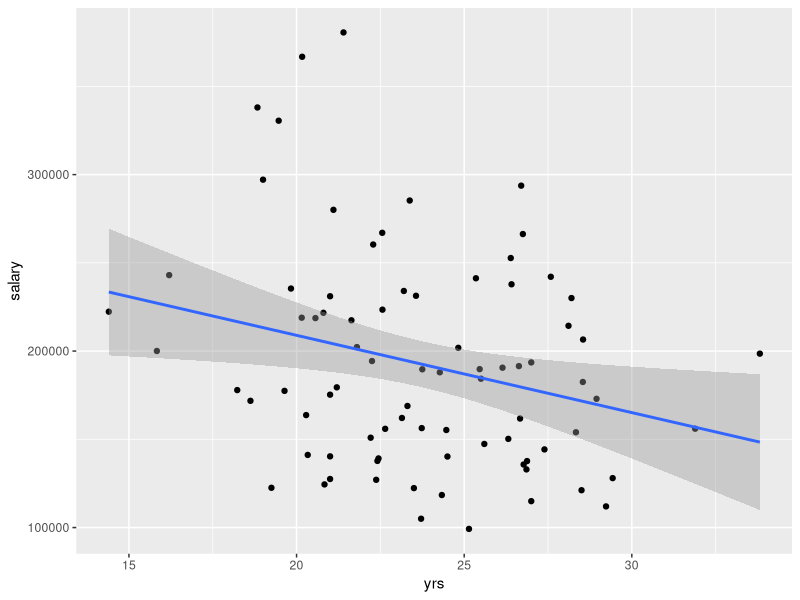
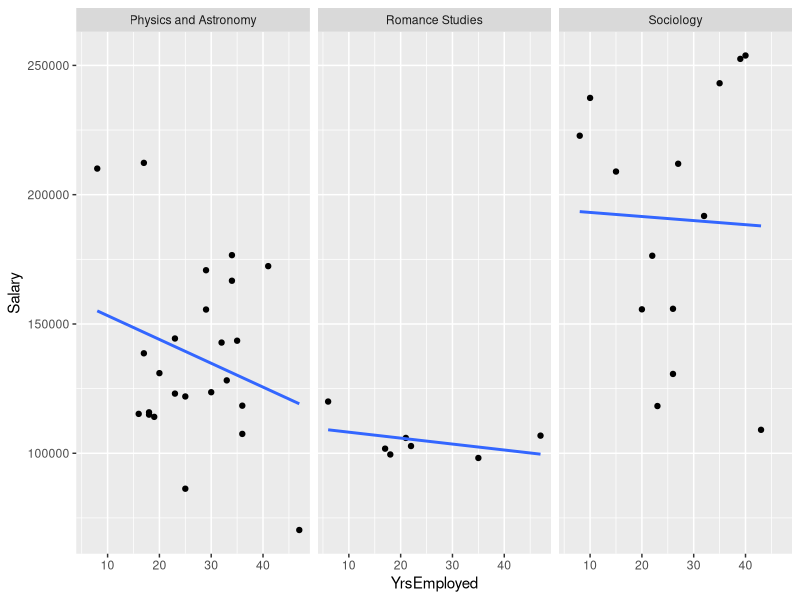
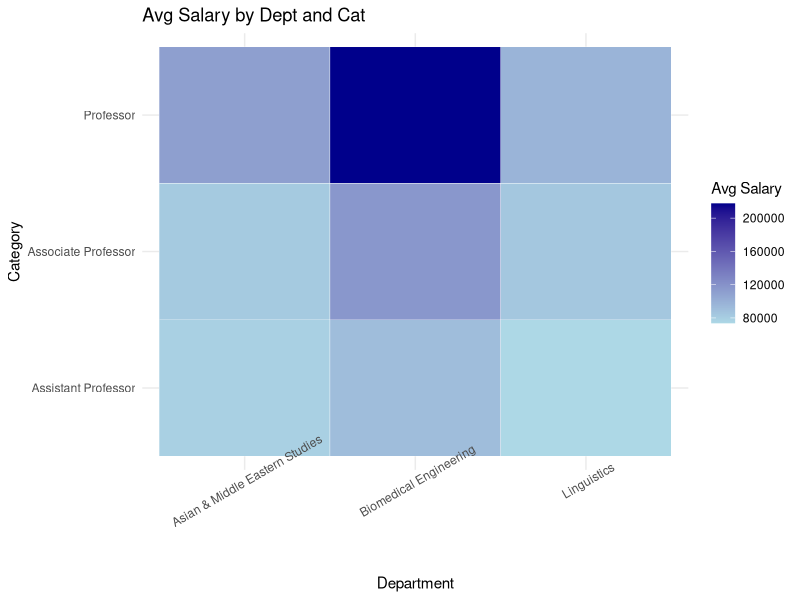

Reproduce these figures in R, in order.
## ---- chunk 1
options(scipen=999)
knitr::opts_chunk$set(echo = TRUE)
library(tidyverse)
## ---- chunk 2
salary=read_csv("Salary Data Export.csv")
## ---- chunk 3
names(salary)
## ---- chunk 4
str(salary,give.attr=F)
?str
## ---- chunk 5
salary$Hire_Date_Pre=as.Date(salary$Hire_Date, format="%m/%d/%Y")
salary$Hire_Date=as.numeric(gsub("-","",salary$Hire_Date_Pre))
salary=as_tibble(salary)
## ---- chunk 6
head(salary,5)
## ---- chunk 7
salary2 = salary %>%
  select(Last_Name, First_Name, Age,
         Hire_Date, Category, Salary,
         Department)
names(salary2)
## ---- chunk 8
salary3 = salary2 %>%
  rename(
    "Last" = "Last_Name",
    "First" = "First_Name",
    "Hire" = "Hire_Date"
  )
names(salary3)  
## ---- chunk 9
salary4 = salary3 %>%
  mutate(
    HireYear = as.numeric(substr(Hire, 1, 4)))
    
str(salary4$HireYear)
# how do i make this numeric and prove its numeric?
?as.numeric
?substr
## ---- chunk 10
salary5 = salary4 %>%
  mutate(
    YrsEmployed = 2025 - HireYear 
  )
str(salary5$YrsEmployed)
## ---- chunk 11
salary.final = salary5 %>%
  subset(select = -c(Hire, HireYear, First, Last)) %>%
  arrange(YrsEmployed, Salary, descending = TRUE) %>%
  select("YrsEmployed", "Salary", everything()) # puts everything else after
  
head(salary.final, 12)
?subset
## ---- chunk 12
# pulling mean salary of my dep and econ dep
my_dep = salary.final %>%
  filter(Department == "Biology") %>%
  summarize(mean_salary = mean(Salary, na.rm = TRUE)) %>%
  pull(mean_salary)

econ_dep = salary.final %>%
  filter(Department == "Economics") %>%
  summarize(mean_salary = mean(Salary, na.rm = TRUE)) %>%
  pull(mean_salary)

# finding diff
diff_n_salary = abs(my_dep - econ_dep)
diff_n_salary
## ---- chunk 13
over90 = salary.final %>%
  filter(Category == "Assistant Professor", Salary >= 90000) %>%
  nrow()
  
total = salary.final %>%
  filter(Category == "Assistant Professor") %>%
  nrow()

prop = over90 / total
prop
?nrow
## ---- chunk 14
cat_tibble = salary.final %>%
  filter(Category %in% c("Instructor", "Lecturer")) %>%
  group_by(Department) %>%
  summarize(
    num_teachrole = n(), # count of those in teaching role
    spending = sum(Salary, na.rm = TRUE) # total salary spending
  ) %>%
  filter(num_teachrole >= 3) %>% # keeps departments w/ at least 3 employees in teaching role
  mutate(
    rank_spending = min_rank(spending) # need this rank column 1 = lowest, but interest in 3
  )

teaching_lownhigh = cat_tibble %>%
  filter(rank_spending == 3 | rank_spending == max(rank_spending)) %>%
  select(Department, num_teachrole, spending)

teaching_lownhigh
## ---- chunk 15
dept_cat_summary = salary.final %>%
  group_by(Department, Category) %>%
  summarize(
    n = n(), # number of employees
    salary = mean(Salary, na.rm = TRUE),
    yrs = mean(YrsEmployed),
    # cor() automatic correlation b/w x, y and includes argument to get rid of NA vals 
    age_vs_salary = cor(Age, Salary, use = "complete.obs") 
  ) %>%
  ungroup()

head(dept_cat_summary, 12)
## ---- chunk 16
combo_cor = dept_cat_summary %>%
  filter(n >= 10) %>%
  arrange(desc(abs(age_vs_salary))) %>% # we already arranged so we just want to select top 5
  slice_head(n = 5) %>% # slice() allows to select/remove/duplicate rows
  select(Department, Category, age_vs_salary)
combo_cor
## ---- chunk 17
exclusions = dept_cat_summary %>%
  filter(Category == "Professor", n >= 5)
# where professors and where departments w/ greater than 5 

scatter = ggplot(data = exclusions, aes(
  x = yrs,
  y = salary
)) +
  geom_point() +
  geom_smooth(method = "lm", se= TRUE)
scatter
## ---- chunk 18
num_unique_vals = length(unique(dept_cat_summary$Department))

selected_depts = salary.final %>%
  filter(Department %in% c("Sociology", "Romance Studies", "Physics and Astronomy"),
         Category == "Professor",
         !is.na(Salary),
         !is.na(YrsEmployed)
)

scatter_unique = ggplot(data = selected_depts, aes(x = YrsEmployed, y = Salary)) +
  geom_point() +
  geom_smooth(method = "lm", se = FALSE) + # this removes shading 
  facet_wrap(~ Department)
  
scatter_unique  # theres no way to use dept_cat_summary to make this analysis b/c it has 1 row per group
## ---- chunk 19
# filter of what departments i need
# using this to find the departments that have atleast one employee in each of 3 cats
# the output are the departments i can choose from

specified_depts = dept_cat_summary %>%
  filter(Category %in% c("Professor", "Associate Professor", "Assistant Professor")) %>%
  group_by(Department) %>%
  summarize(num_cats = n_distinct(Category)) %>% # counts unique combos in vectors, kind of like nrow(unique)
  filter(num_cats == 3)

# filter data for 3 selections and 3 categories specified 
# now im prepping for creation of tile plot
# filtering departments i chose with specifications
# i will use this data to create the tile plot
tile_prep = dept_cat_summary %>%
  filter(
    Department %in% c("Biomedical Engineering", 
                      "Asian & Middle Eastern Studies",
                      "Linguistics"),
    Category %in% c("Professor", "Associate Professor", "Assistant Professor")
  )

# getting to the tile plot
tile_plot = ggplot(data = tile_prep, aes(x = Department, y = Category, fill = salary)) +
  geom_tile(color = "white") + 
  scale_fill_gradient(low = "lightblue", high = "darkblue") +
  labs(
    title = "Avg Salary by Dept and Cat",
    fill = "Avg Salary"
  ) + 
  theme_minimal() +
  theme(axis.text.x = element_text(angle = 30)) # ggplot2 stuff to make it look a lil better

tile_plot
